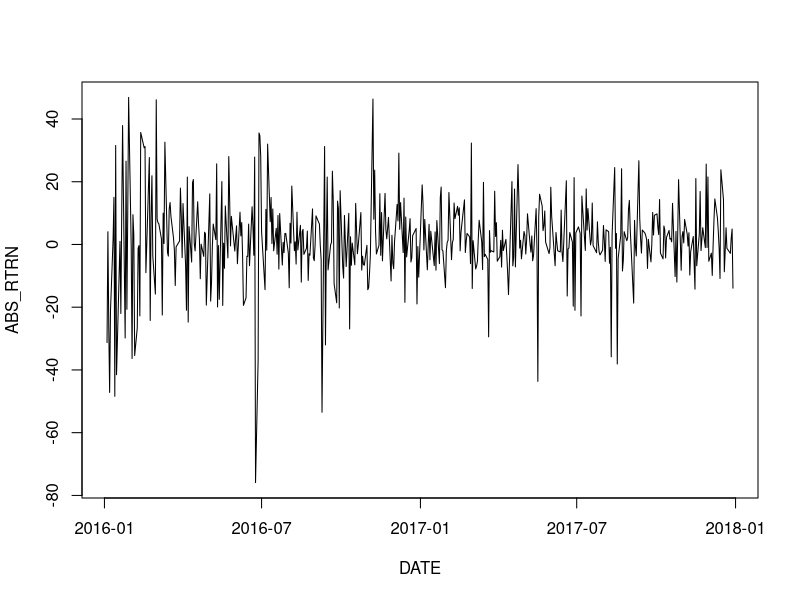
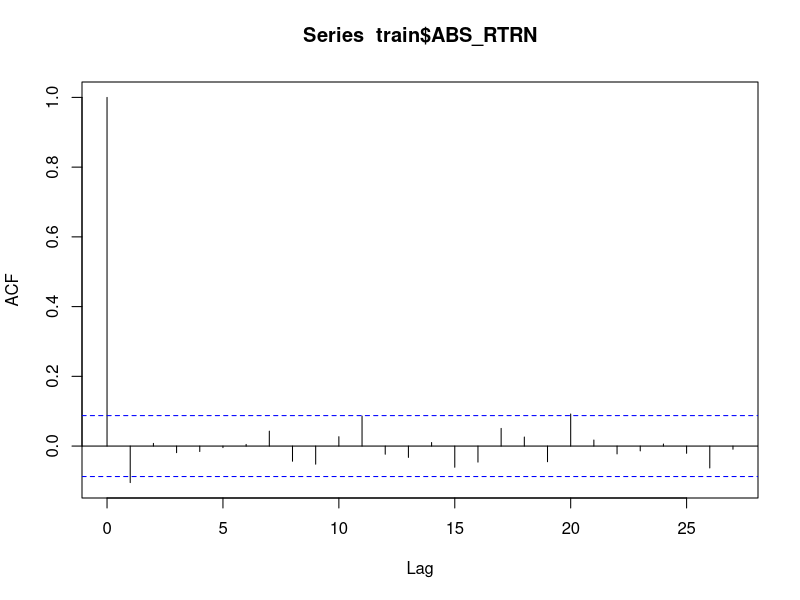
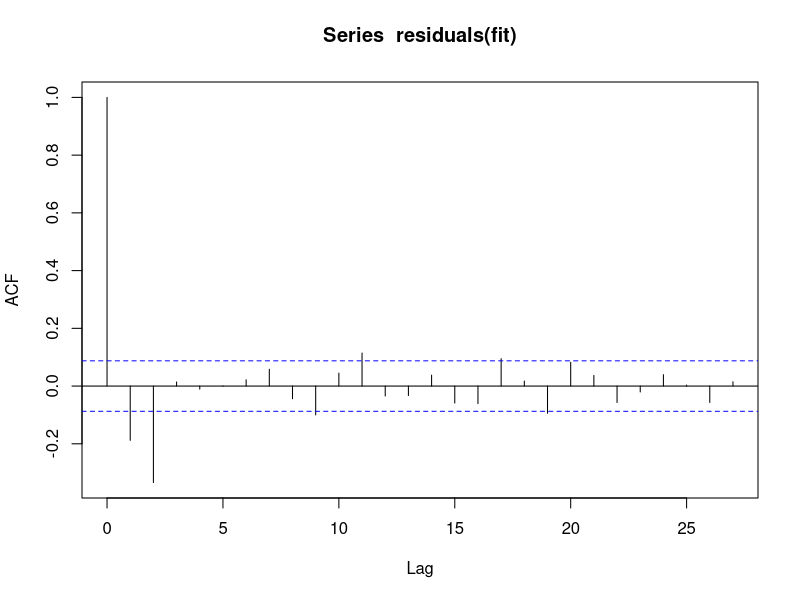
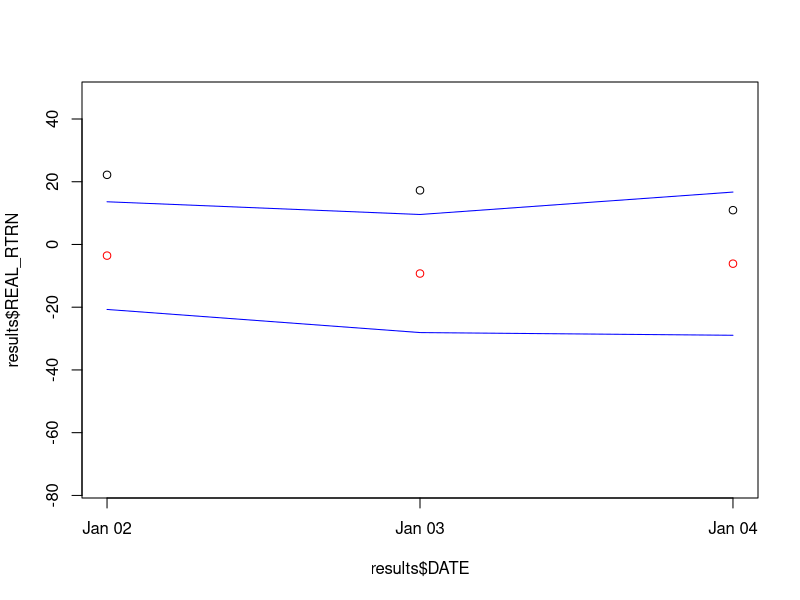

These charts were generated, in order, by the following R code:
library(tseries) 
library(forecast) 
library(dplyr)
SP500 = read.csv("SP500.csv") 
today = as.Date('2018-1-1')
indexesdt = as.matrix(SP500[,c("Close")])
returns = data.frame(DATE= as.Date(SP500[-1,]$Date),
                     ABS_RTRN=diff(SP500$Close))
                     #PERCENT_RTRN=diff(indexesdt)/indexesdt[-nrow(indexesdt),])
train = data.frame(returns) %>%
  filter(DATE < today)  %>%
  filter(DATE > '2016-1-1')
test = data.frame(returns) %>%
  filter(DATE >= today) %>%
  top_n(n=-3,wt=DATE)
# looking for signs of mean reversion
plot(train, type="l")
# acf decays to zero in periodic cycles
acf(train$ABS_RTRN)
# p-value smaller than 0.01
adf.test(train$ABS_RTRN) 
auto.arima(train$ABS_RTRN, max.P=0, max.Q=0, ic="aic")
# ARIMA(1,1,0) with drift 
auto.arima(train$ABS_RTRN, max.P=0, max.Q=0, ic="bic")
# ARIMA(1,1,0) with drift 

# FIT
fit = arima(train$ABS_RTRN, order=c(1,1,0)) 
acf(residuals(fit)) 

pnl <- function(x) {
  if(as.numeric(x[2])*as.numeric(x[3])>0) 
    return (abs(as.numeric(x[2])))
  else 
    return(-1*abs(as.numeric(x[2])))
}
# PREDICT
forecasts = predict(fit, 3) 
results = data.frame(DATE= as.Date(test$DATE),
                     REAL_RTRN = test$ABS_RTRN, PREDICTED=forecasts$pred)
results$PNL <- apply(results, 1, FUN = pnl)
total_pnl <- sum(results$PNL)
total_pnl
plot(results$DATE,results$REAL_RTRN, 
     ylim=c(min(train$ABS_RTRN),max(train$ABS_RTRN)), type="p") 
lines(results$DATE,results$PREDICTED, col="red", type="p") 
lines(results$DATE, 
      forecasts$pred + forecasts$se, col="blue") 
lines(results$DATE,
      forecasts$pred - forecasts$se, col="blue")

